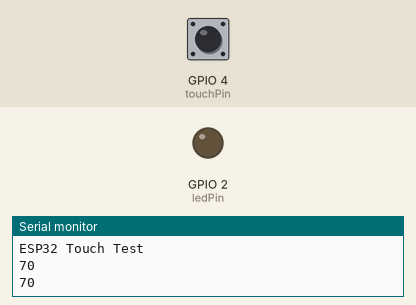
This sketch was run on a simulated ESP32. On the bench: output pins drawn as LEDs (lit = HIGH), the last lines printed to the serial monitor. The test bench sets the inputs (shaded band); at power-on: GPIO 4 (touchPin) HIGH.

Above: at 2.2 s.
2.3 s: GPIO 4 (touchPin) pulled LOW for 1.2 s
At 3.8 s:
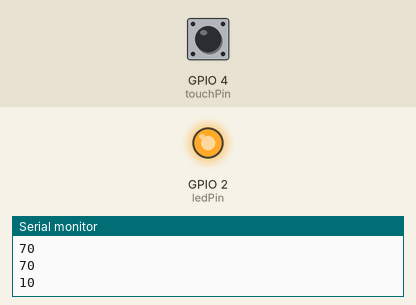
5.5 s: GPIO 4 (touchPin) pulled LOW for 3.2 s
At 9.9 s:
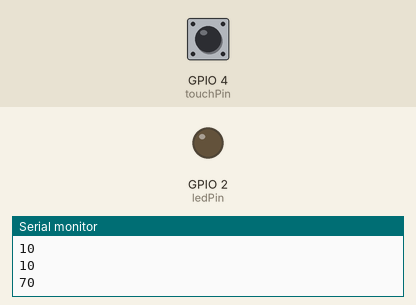
Timing chart, 0 to 11.4 s (numbered marks = the images above; inputs shaded):
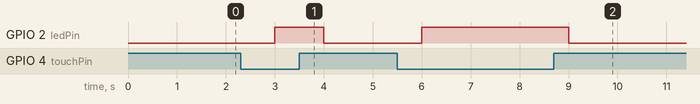

The sketch:

ESP32_TOUCH_TEST.ino
```cpp
// ESP32 Touch Test with LED control
// Just test touch pin - Touch0 is T0 which is on GPIO 4.

const int touchPin = 4;  // Define the touch pin as GPIO 4
const int ledPin = 2;    // Define the onboard blue LED pin as GPIO 2

void setup() {
  Serial.begin(115200);
  delay(1000); // give me time to bring up serial monitor
  Serial.println("ESP32 Touch Test");

  pinMode(ledPin, OUTPUT);  // Set the LED pin as output
}

void loop() {
  int touchValue = touchRead(touchPin);  // get value of Touch 0 pin = GPIO 4
  Serial.println(touchValue);

  if (touchValue < 20) {
    digitalWrite(ledPin, HIGH);  // Turn on the onboard blue LED
  } else {
    digitalWrite(ledPin, LOW);   // Turn off the onboard blue LED
  }

  delay(1000);
}
```

Measured:
- after the input at 2.3 s, GPIO 2 (ledPin): LOW → HIGH after 0.70 s, → LOW 1.0 s later
- after the input at 5.5 s, GPIO 2 (ledPin): LOW → HIGH after 0.50 s, → LOW 3.0 s later
